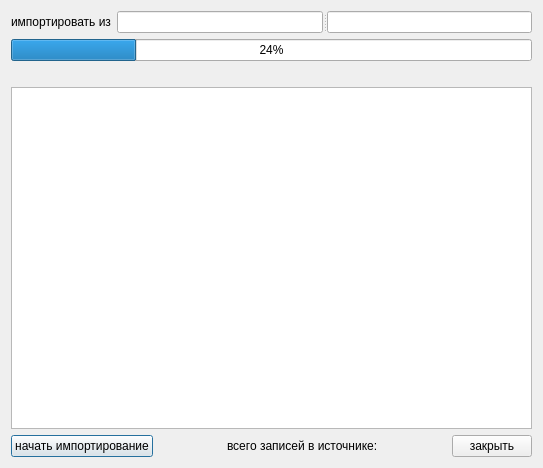
<ui version="4.0" >
 <class>Dialog</class>
 <widget class="QDialog" name="Dialog" >
  <property name="geometry" >
   <rect>
    <x>0</x>
    <y>0</y>
    <width>543</width>
    <height>468</height>
   </rect>
  </property>
  <property name="windowTitle" >
   <string>Загрузка организаций ЛПУ из ЕИС.ОМС</string>
  </property>
  <layout class="QGridLayout" >
   <item row="0" column="0" colspan="2" >
    <layout class="QHBoxLayout" >
     <item>
      <widget class="QLabel" name="label" >
       <property name="text" >
        <string>импортировать из</string>
       </property>
      </widget>
     </item>
     <item>
      <widget class="QSplitter" name="splitter" >
       <property name="orientation" >
        <enum>Qt::Horizontal</enum>
       </property>
       <widget class="QLineEdit" name="edtFileName" >
        <property name="text" >
         <string/>
        </property>
        <property name="readOnly" >
         <bool>false</bool>
        </property>
       </widget>
       <widget class="QLineEdit" name="edtIP" >
        <property name="readOnly" >
         <bool>false</bool>
        </property>
       </widget>
      </widget>
     </item>
    </layout>
   </item>
   <item row="2" column="0" colspan="2" >
    <widget class="CProgressBar" name="progressBar" >
     <property name="value" >
      <number>24</number>
     </property>
     <property name="orientation" >
      <enum>Qt::Horizontal</enum>
     </property>
    </widget>
   </item>
   <item row="3" column="0" colspan="2" >
    <widget class="QLabel" name="statusLabel" >
     <property name="text" >
      <string/>
     </property>
    </widget>
   </item>
   <item row="4" column="0" colspan="2" >
    <widget class="QTextBrowser" name="log" />
   </item>
   <item row="5" column="0" colspan="2" >
    <layout class="QHBoxLayout" >
     <property name="spacing" >
      <number>6</number>
     </property>
     <property name="margin" >
      <number>0</number>
     </property>
     <item>
      <widget class="QPushButton" name="btnImport" >
       <property name="text" >
        <string>начать импортирование</string>
       </property>
      </widget>
     </item>
     <item>
      <spacer>
       <property name="orientation" >
        <enum>Qt::Horizontal</enum>
       </property>
       <property name="sizeHint" stdset="0" >
        <size>
         <width>40</width>
         <height>20</height>
        </size>
       </property>
      </spacer>
     </item>
     <item>
      <widget class="QLabel" name="labelNum" >
       <property name="text" >
        <string>всего записей в источнике:</string>
       </property>
      </widget>
     </item>
     <item>
      <spacer>
       <property name="orientation" >
        <enum>Qt::Horizontal</enum>
       </property>
       <property name="sizeHint" stdset="0" >
        <size>
         <width>40</width>
         <height>20</height>
        </size>
       </property>
      </spacer>
     </item>
     <item>
      <widget class="QPushButton" name="btnClose" >
       <property name="text" >
        <string>закрыть</string>
       </property>
      </widget>
     </item>
    </layout>
   </item>
  </layout>
 </widget>
 <customwidgets>
  <customwidget>
   <class>CProgressBar</class>
   <extends>QProgressBar</extends>
   <header location="global" >library.ProgressBar</header>
  </customwidget>
 </customwidgets>
 <resources/>
 <connections/>
</ui>
